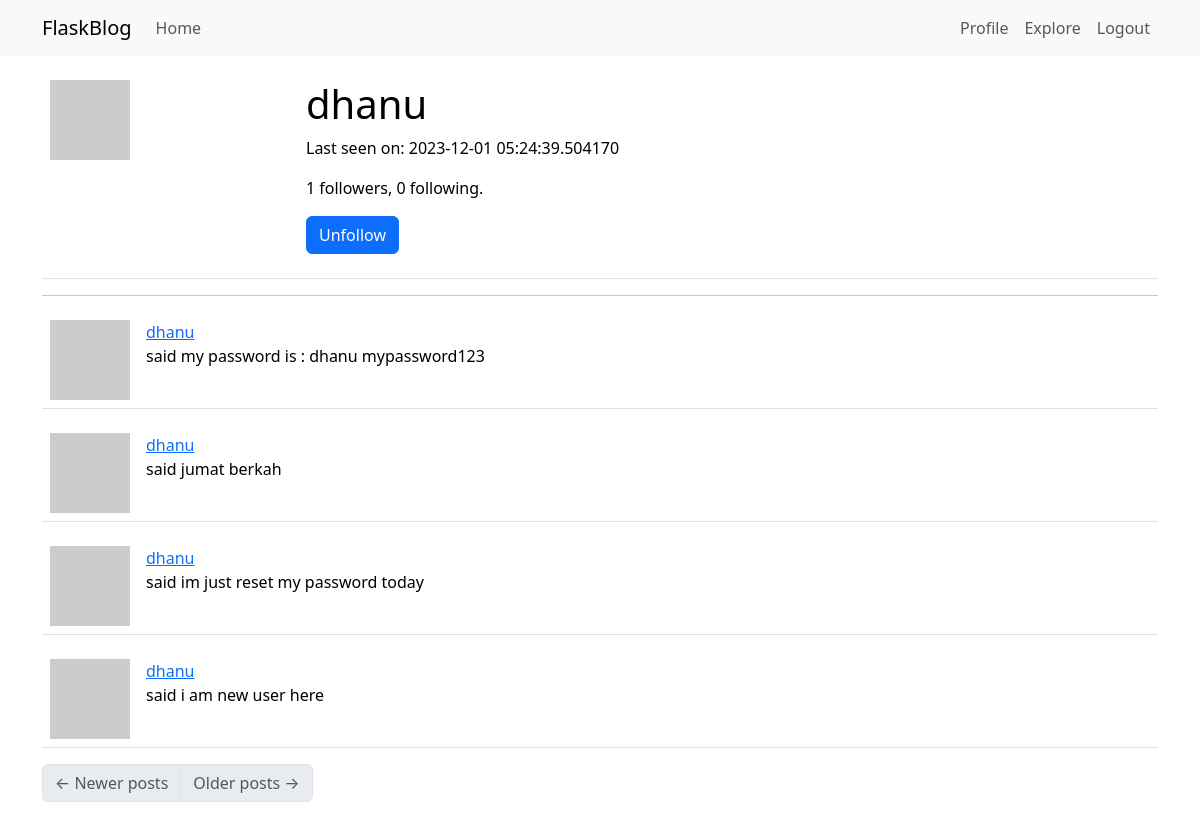
The app's page /user/dhanu (signed in) with its own data.
### app/models.py (models this page shows, shortened)
class User(UserMixin, db.Model):
    id = db.Column(db.Integer, primary_key=True)
    username = db.Column(db.String(64), index=True, unique=True)
    email = db.Column(db.String(120), index=True, unique=True)
    password_hash = db.Column(db.String(128))
    posts = db.relationship('Post', backref='author', lazy='dynamic')
    about_me = db.Column(db.String(140))
    last_seen = db.Column(db.DateTime, default=datetime.utcnow)
    followed = db.relationship(
        'User', secondary=followers,
        primaryjoin = (followers.c.follower_id == id),
        secondaryjoin = (followers.c.followed_id == id),
        backref = db.backref('followers', lazy='dynamic'), lazy ='dynamic')
    def avatar(self, size):
        digest = md5(self.email.lower().encode('utf-8')).hexdigest()
        return 'https://www.gravatar.com/avatar/{}?d=robohash&s{}'.format(digest, size)
    def is_following(self, user):
        return self.followed.filter(
            followers.c.followed_id == user.id).count() > 0
    """-- followed post query without users own post --
    def followed_post(self):
        return Post.query.join(
            followers, (followers.c.followed_id == Post.user_id)).filter(
                followers.c.follower_id == self.id).order_by(
                    Post.timestamp.desc())
                    """

class Post(db.Model):
    id = db.Column(db.Integer, primary_key=True)
    body = db.Column(db.String(140))
    timestamp = db.Column(db.DateTime, index=True, default=datetime.utcnow)
    user_id = db.Column(db.Integer, db.ForeignKey('user.id'))

### app/routes.py (the view)
@app.route('/user/<username>')
@login_required
def user(username):
    page = request.args.get('page', type=int)
    form = EmptyForm()
    user = User.query.filter_by(username=username).first_or_404()
    posts = user.posts.order_by(Post.timestamp.desc()).paginate(
        page=page, per_page=app.config['POST_PER_PAGE'], error_out=False)
    next_url = url_for('user', username=user.username, page=posts.next_num) \
        if posts.has_next else None
    prev_url = url_for('user', username=user.username, page=posts.prev_num) \
        if posts.has_prev else None
    return render_template('user.html', user=user, posts=posts.items,
                        form=form, next_url=next_url, prev_url=prev_url)

### app/forms.py
class EmptyForm(FlaskForm):
    submit = SubmitField('Submit')

### app/models.py (called while the page is built)
@login.user_loader
def load_user(id):
    return User.query.get(int(id))

### app/routes.py (called while the page is built)
@app.before_request
def before_request():
    if current_user.is_authenticated:
        current_user.last_seen = datetime.utcnow()
        db.session.commit()

### app/templates/user.html (shortened to what this page needs)
{% extends "base.html" %}
{% block content %}
<table class="table table-hover">
    <tr>
        <td width="256px"><img src="{{ user.avatar(256) }}"</td>
        <td>
            <h1>{{ user.username }}</h1>
            {% if user.last_seen %}<p>Last seen on: {{ user.last_seen }}</p>{% endif %}
            <p>{{ user.followers.count() }} followers, {{ user.followed.count() }} following.</p>
            {% if user == current_user %}
                <p><a href="{{ url_for('edit_profile') }}">Edit your profile</a></p>
            {% else %}
            <p>
                <form action="{{ url_for('unfollow', username=user.username) }}" method="post">
                    {{ form.submit(value='Unfollow', class_='btn btn-primary') }}
                </form>
            </p>
            {% endif %}
        </td>
    </tr>
</table>
<hr>
    {% for post in posts %}
        {% include '_post.html' %}
    {% endfor %}
    <nav aria-label="Post navigation">
        <ul class="pagination">
            <li class="page-item{% if not prev_url %} disabled{% endif %}">
                <a class="page-link" href="{{ prev_url }}">
                    <span aria-hidden="true">&larr;</span> Newer posts
                </a>
            </li>
            <li class="page-item{% if not next_url %} disabled{% endif %}">
                <a class="page-link" href="{{ next_url }}">
                    Older posts <span aria-hidden="true">&rarr;</span>
                </a>
            </li>
        </ul>
    </nav>
{% endblock %}

### app/templates/_post.html
<table class="table table-hover">
    <tr>
        <td width="70px">
            <a href="{{ url_for('user', username=post.author.username) }}">
                <img src="{{ post.author.avatar(70) }}" />
            </a>
        </td>
        <td>
            <a href="{{ url_for('user', username=post.author.username) }}">
                {{ post.author.username }}
            </a>
            <br>
            said {{ post.body }}
        </td>
    </tr>
</table>

### records on screen
User: username "dhanu", last_seen "2023-12-01 05:24:39.504170"
Post: author.username "dhanu", body "my password is : dhanu mypassword123"
Post: author.username "dhanu", body "jumat berkah"
Post: author.username "dhanu", body "im just reset my password today"
Post: author.username "dhanu", body "i am new user here"

### other values on screen
{{ user.followers.count() }} "1"
{{ user.followed.count() }} "0"
